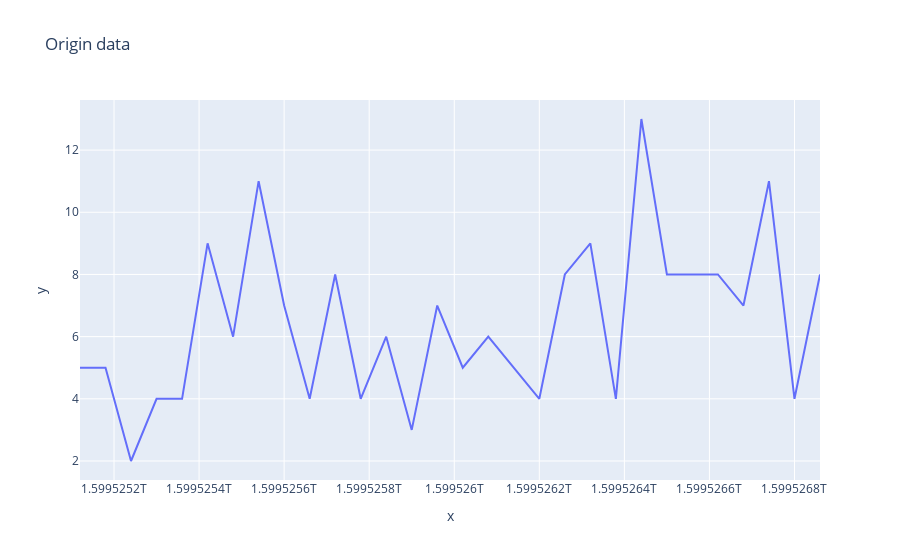
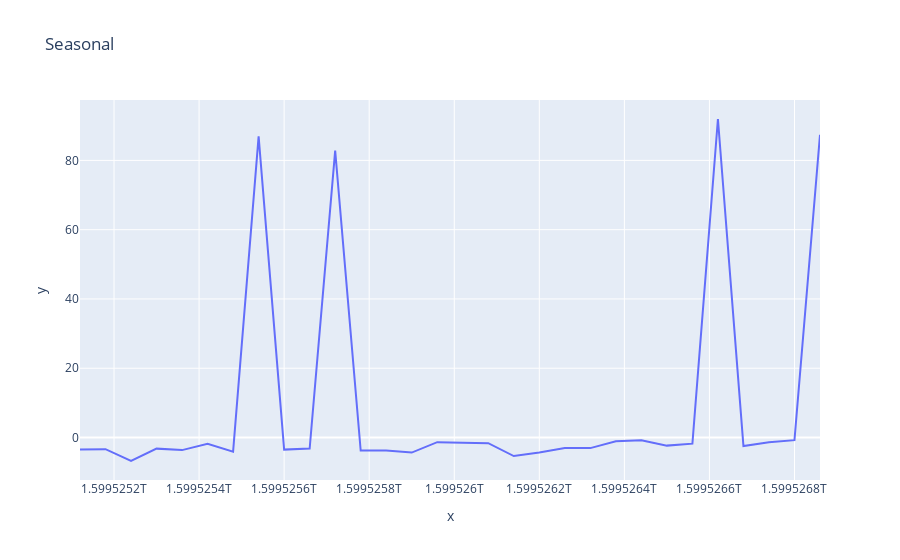
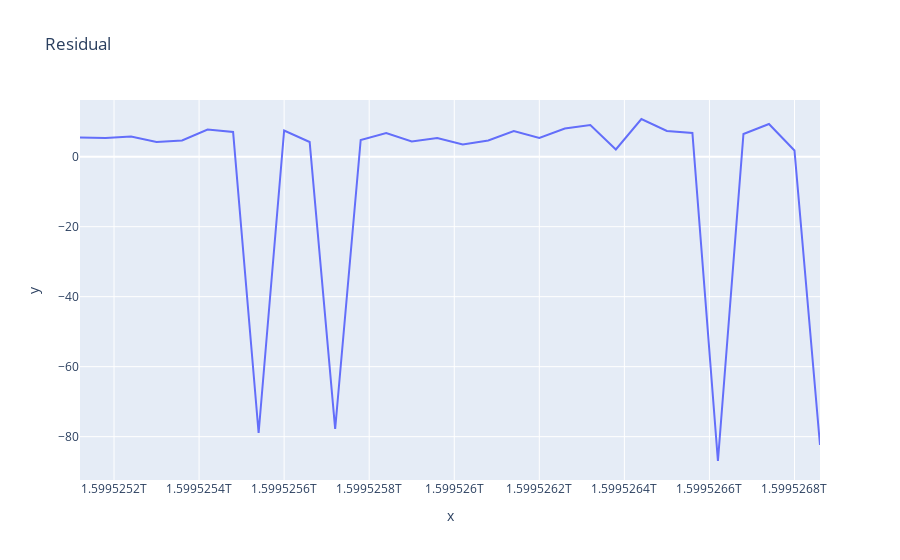

These figures' notebook cell, in order:
### Code cell
ts = data['ts'].values

tsLast30Min = ts[-30:]
dataValues = data['value'].values[-30:]
dataSeasonal = seasonal['Value'].values[-30:]
dataResidual = residual['Value'].values[-30:]

fig = px.line(dataValues, x = tsLast30Min, y = dataValues, title='Origin data')
fig.show()

fig = px.line(dataSeasonal, x = tsLast30Min, y = dataSeasonal, title='Seasonal')
fig.show()

fig = px.line(dataResidual, x = tsLast30Min, y = dataResidual, title='Residual')
fig.show()

### Figure 1 — Plotly figure (JSON) as saved in the notebook; plotly's stock layout.template omitted (floating-point values rounded to 4 significant figures)
{"data": [{"hovertemplate": "x=%{x}<br>y=%{y}<extra></extra>", "legendgroup": "", "line": {"color": "#636efa", "dash": "solid"}, "mode": "lines", "name": "", "orientation": "v", "showlegend": false, "type": "scatter", "x": [1599525120000, 1599525180000, 1599525240000, 1599525300000, 1599525360000, 1599525420000, 1599525480000, 1599525540000, 1599525600000, 1599525660000, 1599525720000, 1599525780000, 1599525840000, 1599525900000, 1599525960000, 1599526020000, 1599526080000, 1599526140000, 1599526200000, 1599526260000, 1599526320000, 1599526380000, 1599526440000, 1599526500000, 1599526560000, 1599526620000, 1599526680000, 1599526740000, 1599526800000, 1599526860000], "xaxis": "x", "y": [5, 5, 2, 4, 4, 9, 6, 11, 7, 4, 8, 4, 6, 3, 7, 5, 6, 5, 4, 8, 9, 4, 13, 8, 8, 8, 7, 11, 4, 8], "yaxis": "y"}], "layout": {"legend": {"tracegroupgap": 0}, "title": {"text": "Origin data"}, "xaxis": {"anchor": "y", "domain": [0, 1], "title": {"text": "x"}}, "yaxis": {"anchor": "x", "domain": [0, 1], "title": {"text": "y"}}}}

### Figure 2 — Plotly figure (JSON) as saved in the notebook; plotly's stock layout.template omitted (floating-point values rounded to 4 significant figures)
{"data": [{"hovertemplate": "x=%{x}<br>y=%{y}<extra></extra>", "legendgroup": "", "line": {"color": "#636efa", "dash": "solid"}, "mode": "lines", "name": "", "orientation": "v", "showlegend": false, "type": "scatter", "x": [1599525120000, 1599525180000, 1599525240000, 1599525300000, 1599525360000, 1599525420000, 1599525480000, 1599525540000, 1599525600000, 1599525660000, 1599525720000, 1599525780000, 1599525840000, 1599525900000, 1599525960000, 1599526020000, 1599526080000, 1599526140000, 1599526200000, 1599526260000, 1599526320000, 1599526380000, 1599526440000, 1599526500000, 1599526560000, 1599526620000, 1599526680000, 1599526740000, 1599526800000, 1599526860000], "xaxis": "x", "y": [-3.492, -3.348, -6.776, -3.204, -3.632, -1.775, -4.06, 86.94, -3.487, -3.201, 82.8, -3.771, -3.77, -4.341, -1.341, -1.483, -1.625, -5.339, -4.338, -3.052, -3.052, -1.051, -0.7648, -2.336, -1.764, 91.95, -2.477, -1.334, -0.7616, 87.38], "yaxis": "y"}], "layout": {"legend": {"tracegroupgap": 0}, "title": {"text": "Seasonal"}, "xaxis": {"anchor": "y", "domain": [0, 1], "title": {"text": "x"}}, "yaxis": {"anchor": "x", "domain": [0, 1], "title": {"text": "y"}}}}

### Figure 3 — Plotly figure (JSON) as saved in the notebook; plotly's stock layout.template omitted (floating-point values rounded to 4 significant figures)
{"data": [{"hovertemplate": "x=%{x}<br>y=%{y}<extra></extra>", "legendgroup": "", "line": {"color": "#636efa", "dash": "solid"}, "mode": "lines", "name": "", "orientation": "v", "showlegend": false, "type": "scatter", "x": [1599525120000, 1599525180000, 1599525240000, 1599525300000, 1599525360000, 1599525420000, 1599525480000, 1599525540000, 1599525600000, 1599525660000, 1599525720000, 1599525780000, 1599525840000, 1599525900000, 1599525960000, 1599526020000, 1599526080000, 1599526140000, 1599526200000, 1599526260000, 1599526320000, 1599526380000, 1599526440000, 1599526500000, 1599526560000, 1599526620000, 1599526680000, 1599526740000, 1599526800000, 1599526860000], "xaxis": "x", "y": [5.492, 5.348, 5.776, 4.204, 4.632, 7.775, 7.06, -78.94, 7.487, 4.201, -77.8, 4.771, 6.77, 4.341, 5.341, 3.483, 4.625, 7.339, 5.338, 8.052, 9.052, 2.051, 10.76, 7.336, 6.764, -86.95, 6.477, 9.334, 1.762, -82.38], "yaxis": "y"}], "layout": {"legend": {"tracegroupgap": 0}, "title": {"text": "Residual"}, "xaxis": {"anchor": "y", "domain": [0, 1], "title": {"text": "x"}}, "yaxis": {"anchor": "x", "domain": [0, 1], "title": {"text": "y"}}}}
